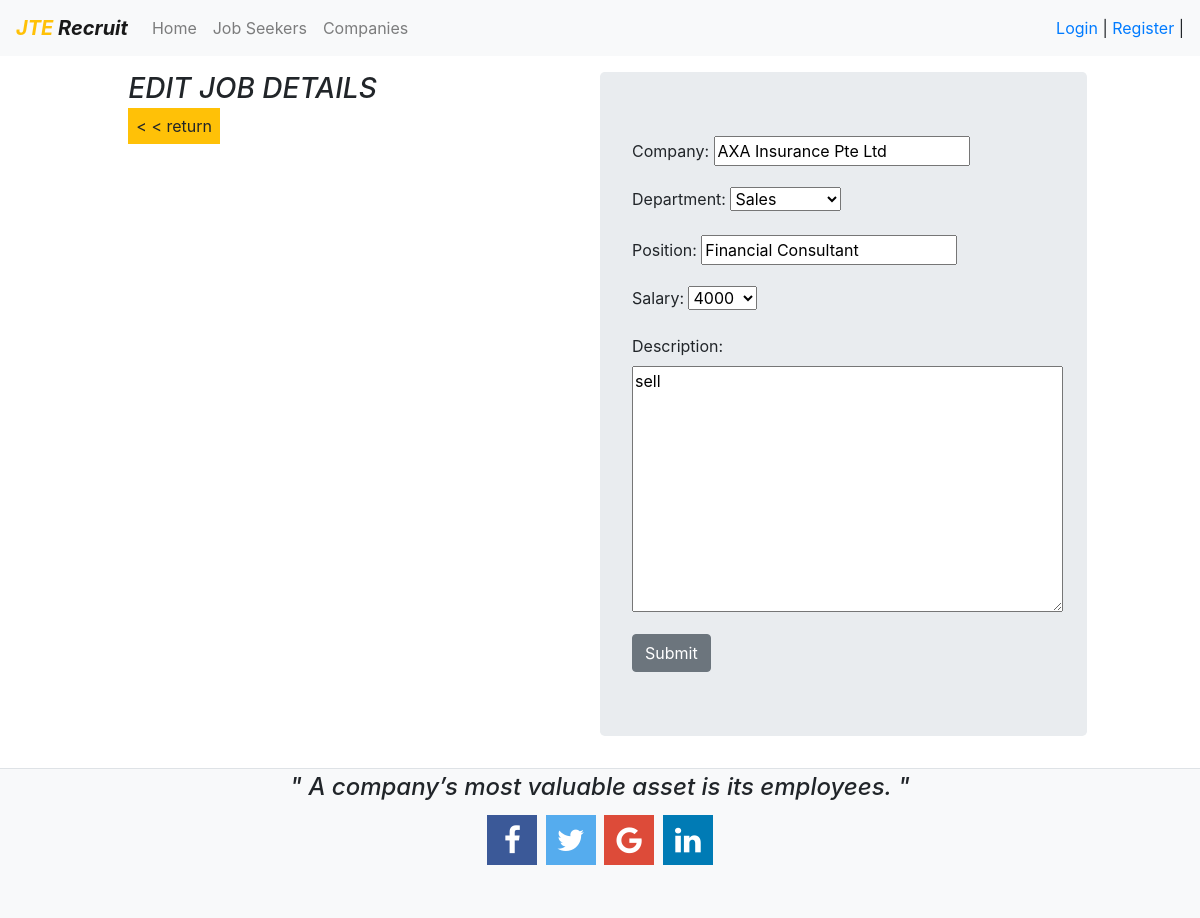
Page /listing/edit_listing/2 on the earlier database version.
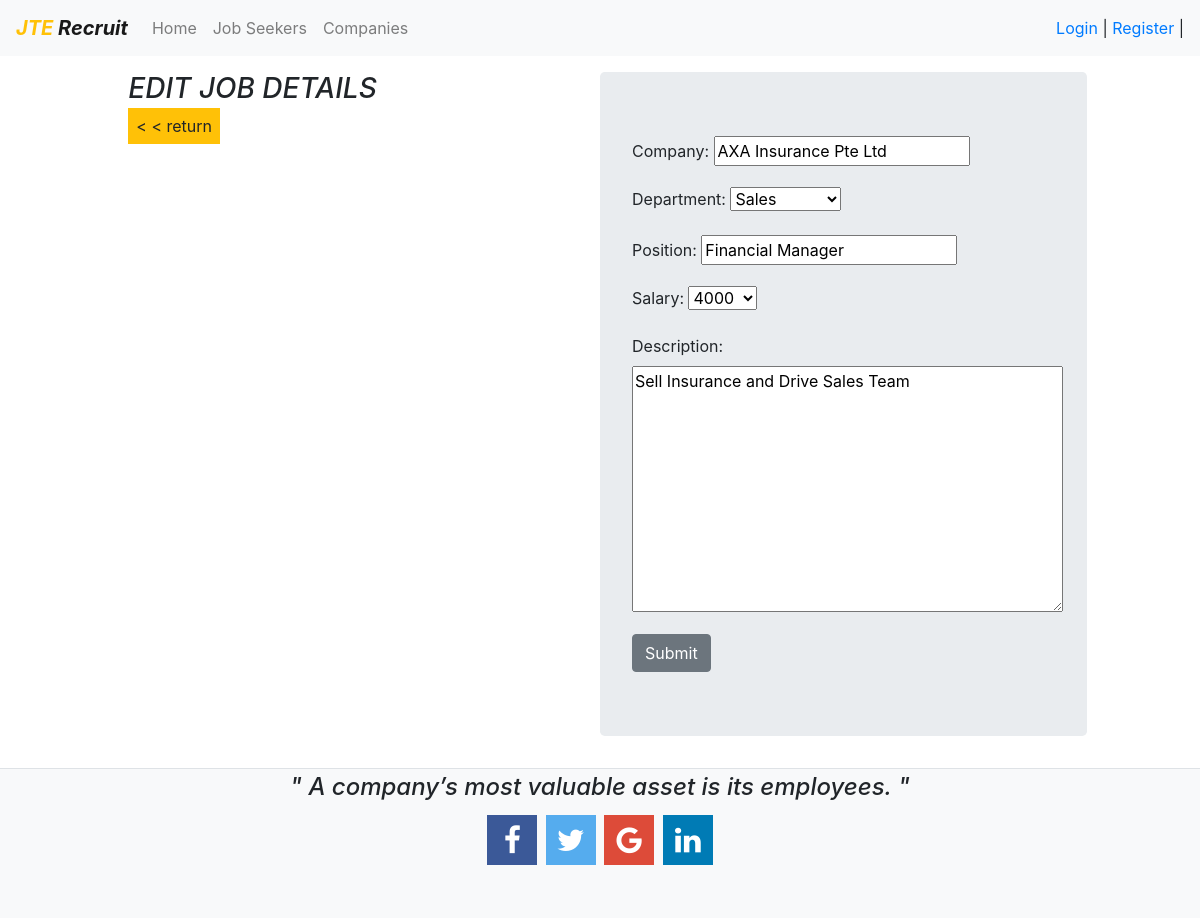
Same page on the later database version.
### job_listing/models.py (models this page shows, shortened)
class job_database(models.Model):
    user = models.ForeignKey(
        MyUser, on_delete=models.CASCADE,
        null= False,
        blank = False
        )
    company = models.CharField(max_length=30)
    DEPARTMENT = [
        ('Sales','Sales'),
        ('HR ','HR'),
        ('Technology','Technology'),
        ('Accounts','Accounts'),
    ]
    department = models.CharField(
        max_length=15,
        choices=DEPARTMENT,
        default='Sales',
        blank=False
    )
    position = models.CharField(max_length=30)
    SALARY_CHOICES = [
        (2000,'2000'),
        (3000,'3000'),
        (4000,'4000'),
        (5000,'5000'),
        (6000,'6000'),
        (7000,'7000'),
        (8000,'8000'),
        (9000,'9000'),
        (10000,'10000'),
    ]
    salary = models.IntegerField(
        choices = SALARY_CHOICES,
        default = '4000'
    )
    description = models.TextField(max_length = 255)

### job_listing/views.py (the view)
# urls.py: path('edit_listing/<id>', edit_listing, name='edit_listing'),
def edit_listing(request, id):
    job = get_object_or_404(job_database, pk=id)
    if request.method == "POST":
        edit_job = Editjob(request.POST, instance=job)
        if edit_job.is_valid():
            edit_job.user = request.user
            edit_job.save()
            return redirect(show_listing)
    else:
        edit_job = Editjob(instance=job)
        return render(request, 'edit_listing.html',{
            'form': edit_job
        })
    return render(request, 'edit_listing.html')

### job_listing/forms.py
class Editjob(forms.ModelForm):
    class Meta:
        model = job_database
        fields = (
            'company',
            'department',
            'position',
            'salary',
            'description',
        )

### job_listing/templates/edit_listing.html (shortened to what this page needs)
{% extends 'base.html' %}
{% block content %}
    <div class="container-fluid pt-3">
        <div class='row justify-content-around px-3'>
            <div class='col-3 '>
                <h3><i>EDIT JOB DETAILS</i></h3>
                <a class='p-2 btn-warning' href="{% url 'show_listing' %}"> &lt &lt return</a>
            </div>
            <div class="col-5 jumbotron text-left">
                <form method='POST'>
                     {{ form.as_p }}
                     <input class='btn btn-secondary' type="submit">
                </form>
            </div>
        </div>
    </div>
{% endblock %}

Differences in the rows shown:
changed job_database "AXA Insurance Pte Ltd": position "Financial Consultant" → "Financial Manager"; description "sell" → "Sell Insurance and Drive Sales Team"
